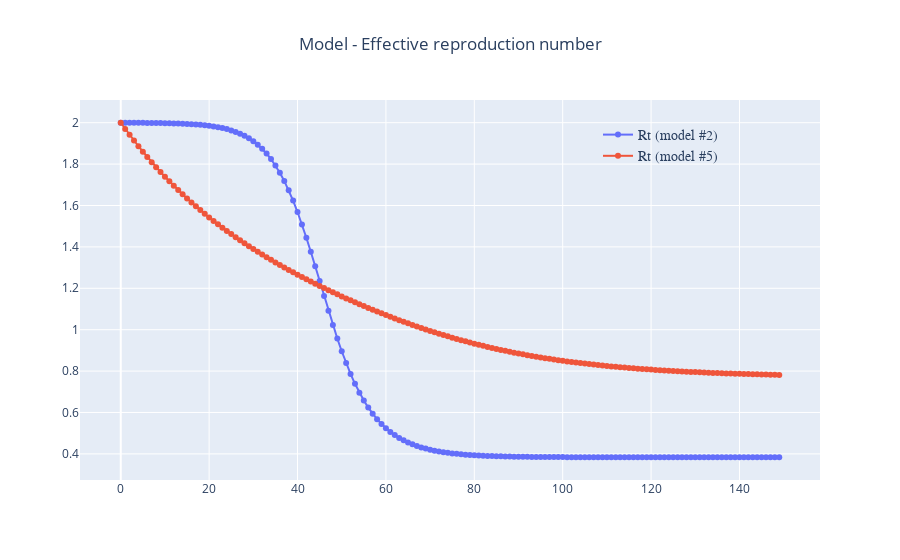

The notebook cell this image was saved under:
### Code cell
tbound = 150
fig = go.Figure()

fig.add_trace(go.Scatter(
    x=df2[df2.time<tbound]['time'],
    y=df2[df2.time<tbound]['Rt'],
    name='Rt (model #2)',
    mode='lines+markers',line_width=2,marker_size=6,opacity=1))

fig.add_trace(go.Scatter(
    x=df5[df5.time<tbound]['time'],
    y=df5[df5.time<tbound]['Rt'],
    name='Rt (model #5)',
    mode='lines+markers',line_width=2,marker_size=6,opacity=1))

fig.update_layout(
    title="Model - Effective reproduction number",
    title_x=0.5,showlegend=True,yaxis = {'type': 'linear'},
    legend=dict(
            x=0.70,y=0.95,
            traceorder="normal",font=dict(family="sans-serif",size=14),bgcolor='rgba(0,0,0,0)'),)

fig.show()

### Figure 1 — Plotly figure (JSON) as saved in the notebook; plotly's stock layout.template omitted (floating-point values rounded to 4 significant figures; data arrays with more than 128 entries replaced by an {"elided": "..."} marker saying what was removed)
{"data": [{"line": {"width": 2}, "marker": {"size": 6}, "mode": "lines+markers", "name": "Rt (model #2)", "opacity": 1, "type": "scatter", "x": {"elided": "150 int values"}, "y": {"elided": "150 float values"}}, {"line": {"width": 2}, "marker": {"size": 6}, "mode": "lines+markers", "name": "Rt (model #5)", "opacity": 1, "type": "scatter", "x": {"elided": "150 int values"}, "y": {"elided": "150 float values"}}], "layout": {"legend": {"bgcolor": "rgba(0,0,0,0)", "font": {"family": "sans-serif", "size": 14}, "traceorder": "normal", "x": 0.7, "y": 0.95}, "showlegend": true, "title": {"text": "Model - Effective reproduction number", "x": 0.5}, "yaxis": {"type": "linear"}}}
